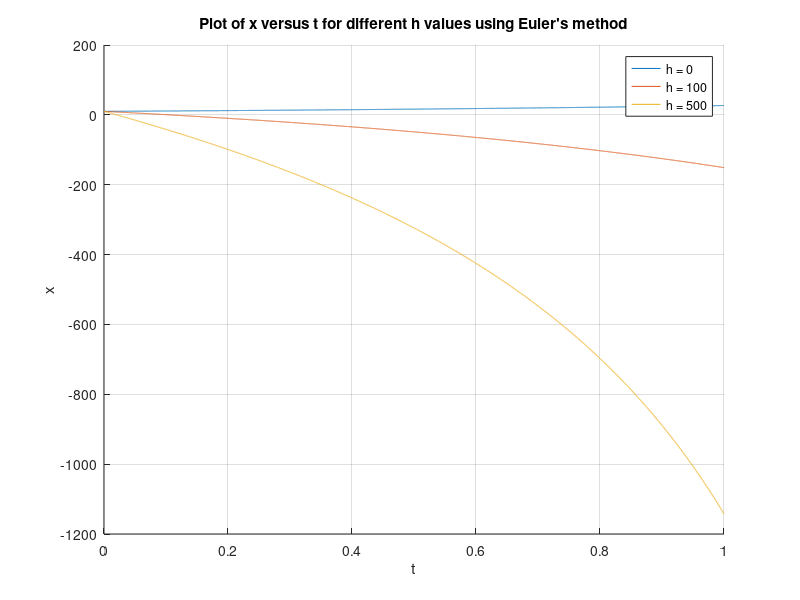

Source code (MATLAB):
r = 1;
k = 1000;
x0 = 10;

h_values = [0, 100, 500];
colors = ['b', 'r', 'g'];

t_max = 1;  % Maximum time
dt = 0.0001;  % Time step

figure;
hold on;

for i = 1:length(h_values)
    h = h_values(i);
    t = 0:dt:t_max;
    x = zeros(1, length(t));
    x(1) = x0;

    % Euler's method loop
    for j = 1:length(t)-1
        x(j+1) = x(j) + (dt .* (r .* x(j) .* (1 - x(j)./k) - h));
    end

    plot(t, x);
end

xlabel('t');
ylabel('x');
title('Plot of x versus t for different h values using Euler''s method');
legend('h = 0', 'h = 100', 'h = 500');
grid on;
hold off;
